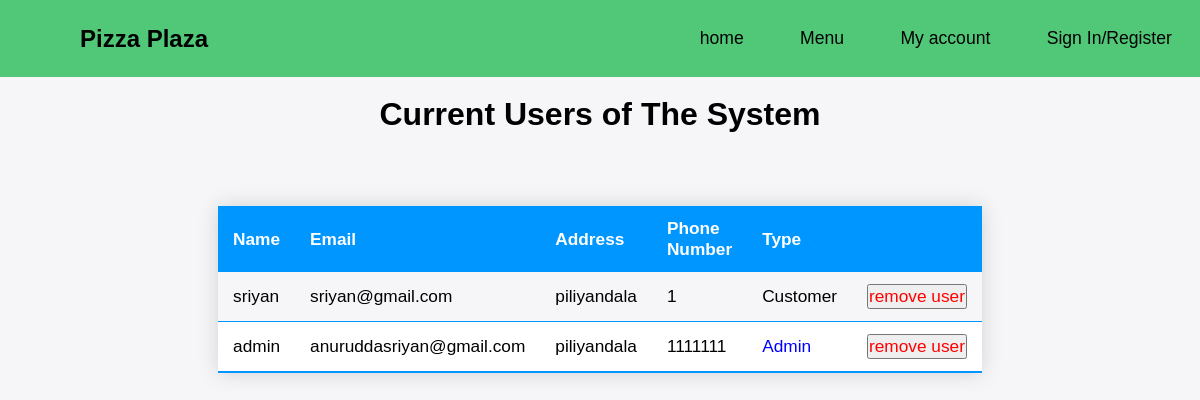
Page /manageUsers.php (signed in) on the committed database.
### tables this page shows
CREATE TABLE IF NOT EXISTS `tbluser` (
  `name` varchar(100) NOT NULL,
  `email` varchar(200) NOT NULL,
  `address` varchar(200) NOT NULL,
  `phone` varchar(20) NOT NULL,
  `password` varchar(20) NOT NULL,
  `type` int NOT NULL DEFAULT '0',
  PRIMARY KEY (`email`)
);

### manageUsers.php (the view, shortened to what this page needs)
<!DOCTYPE html>
<html lang="en">
<head>
</head>
<body>
<header class="navbar">
        <div class="logo">
            <img src="./images/icons/logo.png" alt="" class="logo-image">
            <span class="logo-name">Pizza Plaza</span>
        </div>
        <div class="nav-links">
            <ul>
              <li><a href="./home.html">home</a></li>
              <li><a href="./menu.php">Menu</a></li>
              <li><a href="./userAccount.php">My account</a></li>
              <li><a href="login.php">Sign In/Register</a></li>
            </ul>
        </div>
</header>
    <h1>Current Users of The System</h1>
<main>
    <div class="container">
    <table class="styled-table">
        <thead>
            <tr>
                <th>Name</th>
                <th>Email</th>
                <th>Address </th>
                <th>Phone Number</th>
                <th>Type</th>
                <th></th>
            </tr>
        </thead>
            <?php
                 $con = mysqli_connect("localhost","root","","pizzaplaza");
                $sql2 = "SELECT * FROM tbluser;";
                $result2 = mysqli_query($con,$sql2);
                if(mysqli_num_rows($result2)>0)
                    {
                        while($row2 = mysqli_fetch_assoc($result2))
                        {
            ?>
                <tr>
                    <td> <?php echo $row2["name"]; ?></td>
                    <td> <?php echo $row2["email"]; ?></td>
                    <td> <?php echo $row2["address"]; ?></td>
                    <td> <?php echo $row2["phone"]; ?></td>
                    <td> <?php if ($row2["type"]==1) : ?>
                        <p style="color:blue">Admin</p>
                        <?php else: ?>
                        <p>Customer</p>
                        <?php endif; ?>
                    </td>
                    <td>
                        <form action="./removeUser.php" method="get">
                            <input type="submit" value="remove user" style="color: red; font-size:1em;">
                        </form>
                    </td>
                </tr>
            <?php
                        }
                    }
            ?>
    </table>
    </div>
</main>
</body>
</html>

### manageUsers.php (style rules this page uses)
html { font-size: 16px; }
* { padding: 0; margin: 0; box-sizing: border-box; font-family: 'Manrope', sans-serif; }
body { background: #f6f5f7; }
.logo-image { display: block; width: 5rem; padding: 0.5rem; }
.logo-name { font-size: 1.5rem; font-weight: 700; }
.logo { display: flex; align-items: center; }
.navbar { display: flex; background-color: rgb(80, 200, 120); justify-content: space-between; align-items: center; position: fixed; width: 100%; }
.nav-links { height: 100%; }
.nav-links ul { list-style: none; display: flex; }
.nav-links li a { font-size: 1.1rem; display: block; text-decoration: none; padding: 1.6em ; color: black; font-weight: 500; }
img { display: block; }
main { width: 100%; padding:3em 0.5em 0 0.5em; display: flex; flex-direction: row; }
.container { display: flex; justify-content: center; width: 100%; height: 100%; font-size: 1.2em; }
h1 { text-align: center; padding-top: 6rem; }
.styled-table { width: 60%; border-collapse: collapse; margin: 25px 0; font-size: 0.9em; font-family: sans-serif; min-width: 400px; box-shadow: 0 0 20px rgba(0, 0, 0, 0.15); }
.styled-table thead tr { background-color: #0096FF; color: #ffffff; text-align: left; }
.styled-table th, .styled-table td { padding: 12px 15px; }
.styled-table tbody tr { border-bottom: 1px solid #0096FF; }
.styled-table tbody tr:nth-of-type(even) { background-color: white; }
.styled-table tbody tr:last-of-type { border-bottom: 2px solid #0096FF; }

### rows in the picture
tbluser: name "sriyan", email "sriyan@gmail.com", address "piliyandala", phone "1", type "Customer"
tbluser: name "admin", email "anuruddasriyan@gmail.com", address "piliyandala", phone "1111111", type "Admin"
